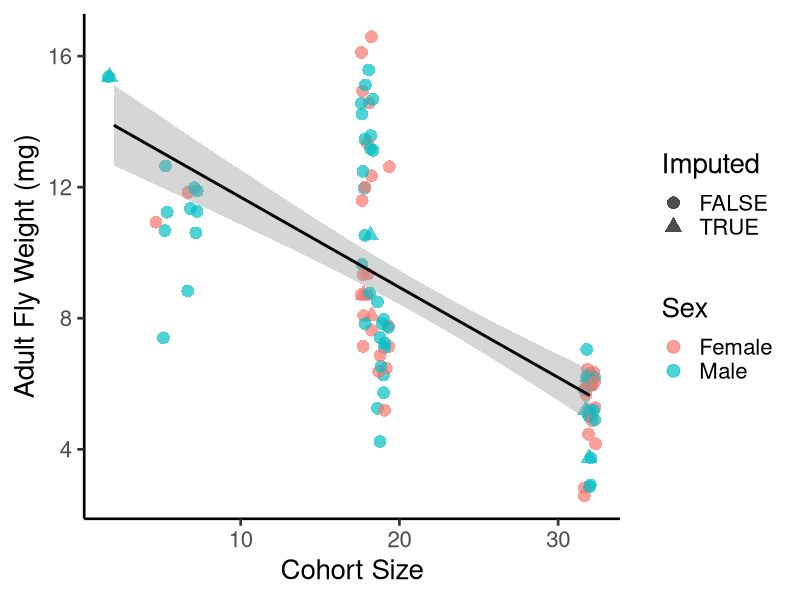
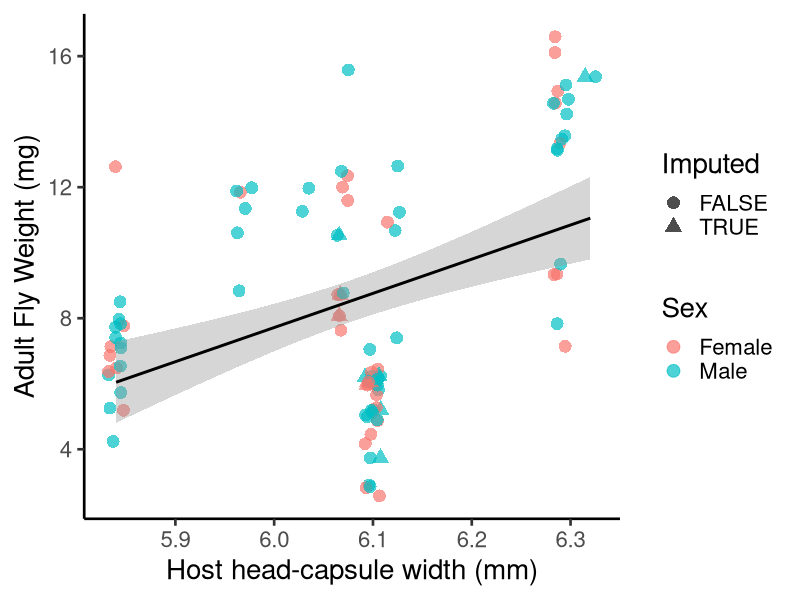

Write R code to recreate these figures, in order. (Note: this script raises an error after producing the figures.)
#Script for Building cohort and size figures and analysis
#Keaton Wilson
#keatonwilson@me.com
#2018-09-06
#Packages
library(tidyverse)
library(caret)
library(VIM)

#Importing the master data file
tach_master = read_csv(file = "Data/TachDataFull.csv")

#Cleaning up a bit
tach_master = tach_master %>%
  select(-SiblingNumber, -NutritionIndex)
tach_master$Sex = factor(tach_master$Sex)

#First steps: 1. Let's get sibling numbers for each group so we can calculate the nutritional index.
siblings = tach_master %>%
  group_by(CaterpillarID) %>%
  summarize(sib_number = max(FlyID))

#left_Join this
tach_master = tach_master %>%
  left_join(siblings)

#Generating a Nutritional Index that is the head capsule width divided by the number of siblings in a cohort
tach_master = tach_master %>%
  mutate(nut_index = HeadCapsuleWidth/sib_number)

#Let's impute missing values with a weighted mean
tach_master_impute = as.tibble(kNN(tach_master, variable = colnames(tach_master[8:13]), numFun = "weightedMean"))
tach_master_impute$FlyWeight = as.numeric(tach_master_impute$FlyWeight)

#Number of imputations
tach_master_impute %>%
  select(UniqueFlyID, FlyWeight_imp:LegsWeight_imp) %>%
  summarize(sum_fw = sum(FlyWeight_imp),
            sum_hw = sum(HeadWeight_imp),
            sum_thw = sum(ThoraxWeight_imp),
            sum_abw = sum(AbWeight_imp),
            sum_ww = sum(WingWeight_imp),
            sum_lw = sum(LegsWeight_imp))

#Total observations 
tach_master_impute %>%
  select(FlyWeight, HeadWeight, ThoraxWeight, AbWeight, WingWeight, LegsWeight) %>%
  summarize(n())


##PLOTS##
#Fly weight as a function of sibling number
Fig.1 = ggplot(tach_master_impute, aes(x = sib_number, y = FlyWeight, color = Sex)) +
  geom_jitter(size = 4, alpha = 0.7, aes(shape = FlyWeight_imp)) +
  theme_classic(base_size = 20) +
  geom_smooth(method = "lm", aes(group = 1), color = "black") +
  xlab("Cohort Size") +
  ylab("Adult Fly Weight (mg)") +
  scale_color_discrete(labels = c("Female", "Male")) +
  scale_shape_discrete("Imputed")

#ggsave(Fig.1, file = "./output/Fig.1.pdf", device = "pdf", width = 10, height = 8, units = "in")

#Summary table
tach_master_impute %>%
  group_by(CaterpillarID) %>%
  summarize(sib_number = mean(sib_number),
            avg_fly_weight = mean(FlyWeight, na.rm = TRUE), 
            n = n()) %>%
  arrange(desc(sib_number))

#Fly weight as a function of head capsule size
Fig.2 = ggplot(tach_master_impute, aes(x = HeadCapsuleWidth, y = FlyWeight, color = Sex)) +
  geom_jitter(size = 4, alpha = 0.7, aes(shape = FlyWeight_imp)) +
  theme_classic(base_size = 20) +
  geom_smooth(method = "lm", aes(group = 1), color = "black") +
  xlab("Host head-capsule width (mm)") +
  ylab("Adult Fly Weight (mg)") +
  scale_color_discrete(labels = c("Female", "Male")) +
  scale_shape_discrete("Imputed")

fig_2_panel = ggarrange(Fig.1, Fig.2, labels = "auto", label.x = 0.85, common.legend = TRUE, nrow = 2)

ggsave(fig_2_panel, file = "./output/Fig.2.pdf", device = "pdf", width = 8.5, height = 11, units = "in")

#best model seems to be one that includes both cohort size and headcapsule width, additively.
lm0 = lm(FlyWeight ~ sib_number, data = tach_master_impute)
lm1 = lm(FlyWeight ~ sib_number + HeadCapsuleWidth, data = tach_master_impute)
lm2 = lm(FlyWeight ~ sib_number*HeadCapsuleWidth, data = tach_master_impute)
lm3 = lm(FlyWeight ~ sib_number*HeadCapsuleWidth*Sex, data = tach_master_impute)

summary(lm0)
summary(lm1)
summary(lm2)
summary(lm3)

AIC(lm0)
AIC(lm1)
AIC(lm2)
AIC(lm3)

#Checking average differences between males and females
tach_master_impute %>%
  group_by(Sex) %>%
  summarize(avg_weight = mean(FlyWeight, na.rm = TRUE),
            sd = sd(FlyWeight, na.rm = TRUE),
            n = n())

lm.sex = lm(FlyWeight ~ Sex, data = tach_master_impute)
summary(lm.sex)

tach_master_impute %>%
  filter(!is.na(FlyWeight)) %>%
  mutate(residuals = lm0$residuals) %>%
  ggplot(aes(x = residuals, y = HeadCapsuleWidth)) +
  geom_point() +
  geom_smooth(method = "lm") +
  theme_classic()

#Also interesting to note how sex doesn't come into play here... it makes the model worse. Indicating that this relationship isn't
#different among the sexes

#Also need to show that there is a positive correlation between head-capsule width and weight @ wander
#Read in bigger data set

head_cap_wander = read_csv(file = "Data/Parasitized Caterpillar Data.csv")

head_cap_wander %>%
  filter(is.na(Parasitized)) %>%
  filter(HeadCapsuleWidth > 5) %>%
ggplot(aes(x = HeadCapsuleWidth, y = WanderWeight)) +
  geom_jitter(size = 3, alpha = 0.6) +
  theme_classic() +
  geom_smooth(method = "lm") +
  xlab("Head Capsule Width (mm)") +
  ylab("Weight at wandering (g)")

d1 = head_cap_wander %>%
  filter(is.na(Parasitized)) %>%
  filter(HeadCapsuleWidth > 5)

lm_test = lm(WanderWeight ~ HeadCapsuleWidth, data = d1)

lm_head_cap = lm(WanderWeight ~ HeadCapsuleWidth, data = head_cap_wander %>%
                   filter(is.na(Parasitized)))
summary(lm_head_cap)

#Not great - but there are a lot of other variables embedded in that - perhaps it's better to use other examples from the literature.
